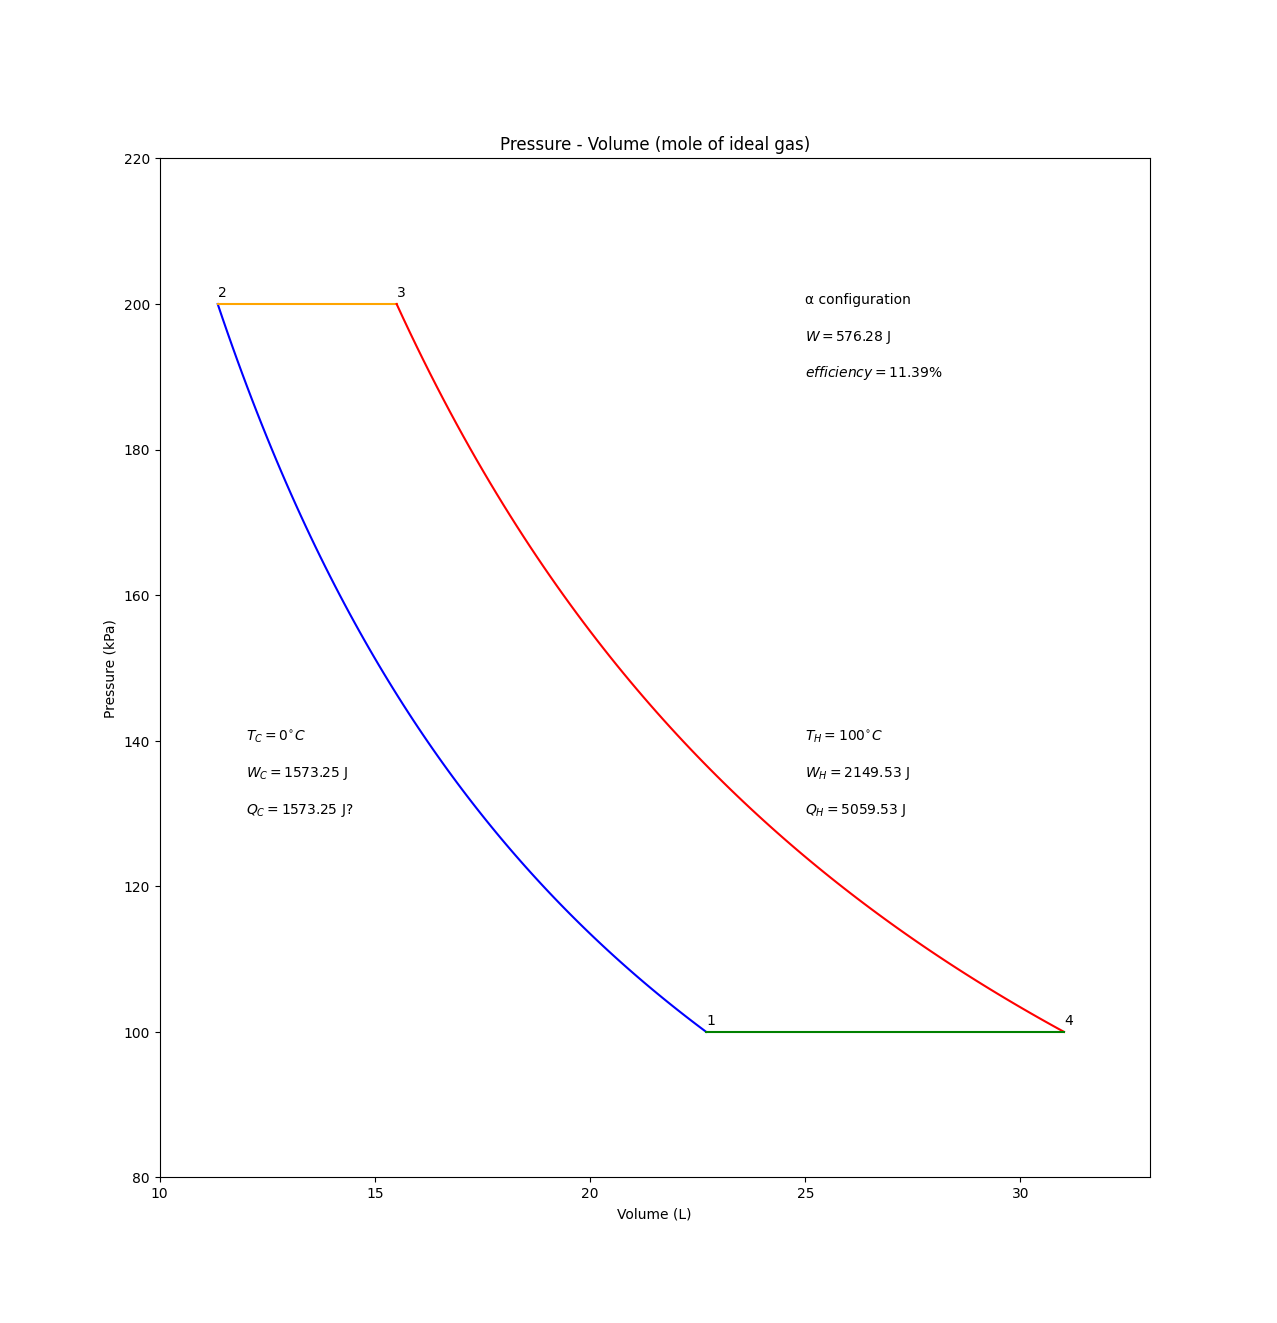

The Python source for this figure:

import matplotlib.pyplot as plt
from math import log

def V(p, T):
    return 8.314 * T / p

def P(v, T):
    return 8.314 * T / v

def isotherm(v1, v2, T):
    return tuple(
        list(x) for x in zip(*[
            (v, P(v, T))
            for v in [((100-i) * v1 + i * v2) / 100. for i in range(101)]
        ])
    )

p1, p2 = 100_000, 200_000     # Pascals
tc, th = 273, 373           # Kelvin

v1 = V(p1, tc)              # 0.02269722 m^3 ideal gas per mole
v2 = V(p2, tc)              # 0.01134861 m^3
v3 = V(p2, th)              # 0.01550561 m^3
v4 = V(p1, th)              # 0.03101122 m^3

c1 = isotherm(v1, v2, tc)   # isothermal compression
c2 = [v2, v3], [p2, p2]     # isobaric expansion
c3 = isotherm(v3, v4, th)   # isothermal expansion
c4 = [v4, v1], [p1, p1]     # isobaric compression

c1 = [x*1000 for x in c1[0]], [x/1000. for x in c1[1]]
c2 = [x*1000 for x in c2[0]], [x/1000. for x in c2[1]]
c3 = [x*1000 for x in c3[0]], [x/1000. for x in c3[1]]
c4 = [x*1000 for x in c4[0]], [x/1000. for x in c4[1]]

w_in = 8.314 * tc * log(v1 / v2)
w_out = 8.314 * th * log(v4 / v3)
q_h = 29.1 * (th - tc) + w_out
w = p2 * (v3 - v2) + w_out - p1 * (v4 - v1) - w_in

efficiency = 100. * w / q_h

plt.plot(*(
    c1 + ('blue',)
    + c2 + ('orange',)
    + c3 + ('red',)
    + c4 + ('green',)
))
plt.axis((10, 33, 80, 220))
plt.xlabel('Volume (L)')
plt.ylabel('Pressure (kPa)')
plt.title('Pressure - Volume (mole of ideal gas)')
plt.text(v1 * 1000., p1 / 1000. + 1, '1')
plt.text(v2 * 1000., p2 / 1000. + 1, '2')
plt.text(v3 * 1000., p2 / 1000. + 1, '3')
plt.text(v4 * 1000., p1 / 1000. + 1, '4')
plt.text(12, 140, r'$T_C = 0^{\circ} C$')
plt.text(12, 135, f'$W_C = {round(w_in, 2)}$ J')
plt.text(12, 130, f'$Q_C = {round(w_in, 2)}$ J?')
plt.text(25, 140, r'$T_H = 100^{\circ} C$')
plt.text(25, 135, f'$W_H = {round(w_out, 2)}$ J')
plt.text(25, 130, f'$Q_H = {round(q_h, 2)}$ J')
plt.text(25, 200, f'α configuration')
plt.text(25, 195, f'$W = {round(w, 2)}$ J')
plt.text(25, 190, f'$efficiency = {round(efficiency, 2)}$%')
plt.show()
